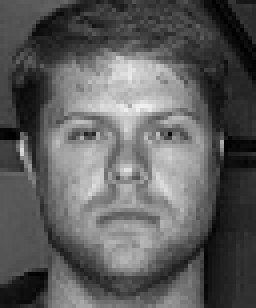
#> input picture teslim dosyası/Soru 2/2/d1.png, 64 x 77 px (shown 4 times larger)
$ python ORT.py
#> lines starting #> are read from the running program, lines starting #| are printed output that depends on the picture
import cv2
from numpy import exp, sqrt
import numpy as np

face1 = cv2.imread('d1.png',0)
#> face1 is the input picture: shape (77, 64); min 0, max 240, mean 93.1
face2 = cv2.imread('d2.png',0)
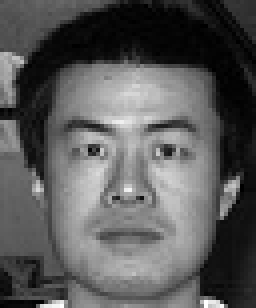
#> input picture teslim dosyası/Soru 2/2/d2.png, 64 x 77 px (shown 4 times larger)
#> face2 is the input picture: shape (77, 64); min 0, max 255, mean 89.4
face3 = cv2.imread('d3.png',0)
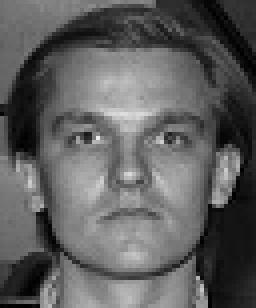
#> input picture teslim dosyası/Soru 2/2/d3.png, 64 x 77 px (shown 4 times larger)
#> face3 is the input picture: shape (77, 64); min 0, max 236, mean 94.3

rows1, cols1 = face1.shape
#> rows1 = 77; cols1 = 64
rows2, cols2 = face2.shape
#> rows2 = 77; cols2 = 64
rows3, cols3 = face3.shape
#> rows3 = 77; cols3 = 64

cols=min(cols1,cols2,cols3)
#> cols = 64
rows=min(rows1,rows2,rows3)
#> rows = 77
avarage_face = np.zeros((rows, cols, 1), np.uint8)


for i in range(cols):
    for j in range(rows):
        sumOfFace=face1[j, i]+face2[j,i]+face3[j,i]
        avarageOfFace=sumOfFace/3
        avarage_face[j,i]=avarageOfFace
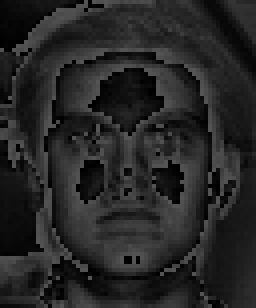
#> avarage_face: shape (77, 64, 1) (shown 4 times larger); min 0, max 85, mean 37.8

cv2.imshow("Blank Image", avarage_face)
cv2.imwrite('ümraniyeTayfa.jpg', avarage_face)
cv2.waitKey(0)
cv2.destroyAllWindows()
